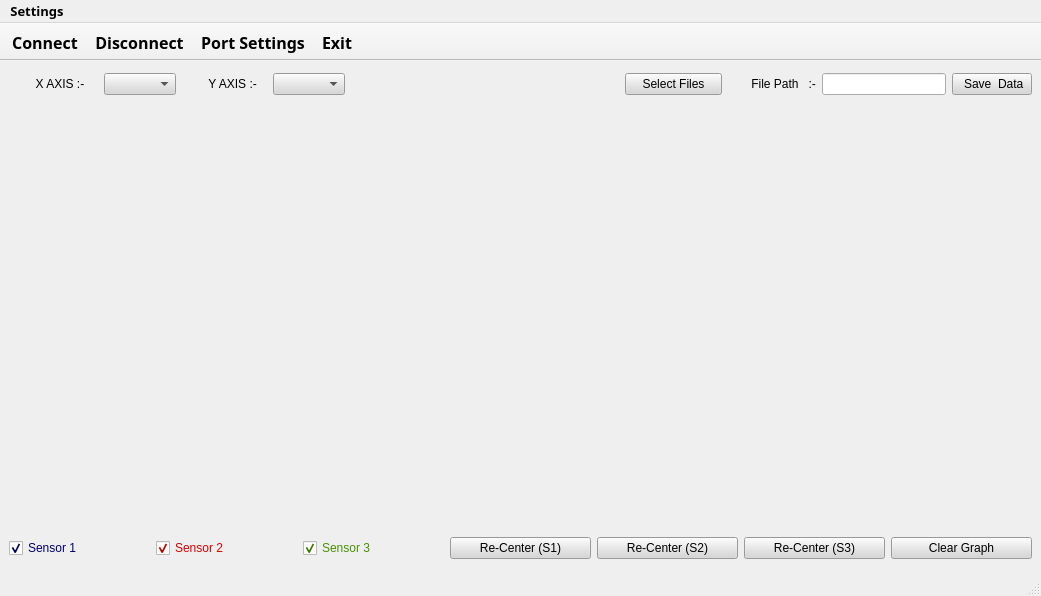
<?xml version="1.0" encoding="UTF-8"?>
<ui version="4.0">
 <class>MainWindow</class>
 <widget class="QMainWindow" name="MainWindow">
  <property name="geometry">
   <rect>
    <x>0</x>
    <y>0</y>
    <width>1041</width>
    <height>596</height>
   </rect>
  </property>
  <property name="windowTitle">
   <string>Graphs using Qt</string>
  </property>
  <widget class="QWidget" name="centralwidget">
   <property name="cursor">
    <cursorShape>PointingHandCursor</cursorShape>
   </property>
   <property name="styleSheet">
    <string notr="true"/>
   </property>
   <layout class="QGridLayout" name="gridLayout">
    <item row="0" column="0">
     <layout class="QHBoxLayout" name="horizontalLayout">
      <item>
       <widget class="QLabel" name="label_2">
        <property name="styleSheet">
         <string notr="true">font: 600 10pt &quot;Segoe UI Semibold&quot;;</string>
        </property>
        <property name="text">
         <string>        X AXIS :-    </string>
        </property>
       </widget>
      </item>
      <item>
       <widget class="QComboBox" name="comboBoxXAxis">
        <property name="styleSheet">
         <string notr="true">font: 10pt &quot;Segoe UI&quot;;
background:rgb(214, 214, 214);
</string>
        </property>
       </widget>
      </item>
      <item>
       <widget class="QLabel" name="label">
        <property name="styleSheet">
         <string notr="true">
font: 600 10pt &quot;Segoe UI Semibold&quot;;</string>
        </property>
        <property name="text">
         <string>        Y AXIS :-   </string>
        </property>
       </widget>
      </item>
      <item>
       <widget class="QComboBox" name="comboBoxYAxis">
        <property name="styleSheet">
         <string notr="true">font: 10pt &quot;Segoe UI&quot;;
background:rgb(214, 214, 214);
</string>
        </property>
       </widget>
      </item>
      <item>
       <spacer name="horizontalSpacer">
        <property name="orientation">
         <enum>Qt::Horizontal</enum>
        </property>
        <property name="sizeHint" stdset="0">
         <size>
          <width>40</width>
          <height>20</height>
         </size>
        </property>
       </spacer>
      </item>
      <item>
       <widget class="QLabel" name="GreenIndicator">
        <property name="toolTip">
         <string>start indicator</string>
        </property>
        <property name="toolTipDuration">
         <number>-5</number>
        </property>
        <property name="text">
         <string/>
        </property>
        <property name="scaledContents">
         <bool>true</bool>
        </property>
        <property name="margin">
         <number>0</number>
        </property>
       </widget>
      </item>
      <item>
       <widget class="QLabel" name="RedIndicator">
        <property name="toolTip">
         <string> stop indicator</string>
        </property>
        <property name="toolTipDuration">
         <number>-5</number>
        </property>
        <property name="text">
         <string/>
        </property>
        <property name="scaledContents">
         <bool>true</bool>
        </property>
        <property name="margin">
         <number>0</number>
        </property>
       </widget>
      </item>
      <item>
       <spacer name="horizontalSpacer_2">
        <property name="orientation">
         <enum>Qt::Horizontal</enum>
        </property>
        <property name="sizeHint" stdset="0">
         <size>
          <width>68</width>
          <height>28</height>
         </size>
        </property>
       </spacer>
      </item>
      <item>
       <widget class="QPushButton" name="LoadfileButton">
        <property name="toolTip">
         <string>Select file to plot</string>
        </property>
        <property name="styleSheet">
         <string notr="true">font: 12pt &quot;Segoe UI&quot;;
background:rgb(214, 214, 214);</string>
        </property>
        <property name="text">
         <string>    Select Files    </string>
        </property>
       </widget>
      </item>
      <item>
       <widget class="QLabel" name="label_3">
        <property name="styleSheet">
         <string notr="true">font: 600 10pt &quot;Segoe UI Semibold&quot;;</string>
        </property>
        <property name="text">
         <string>       File Path   :-</string>
        </property>
       </widget>
      </item>
      <item>
       <widget class="QLineEdit" name="lineEdit_FileName">
        <property name="toolTip">
         <string>File path</string>
        </property>
        <property name="styleSheet">
         <string notr="true">font: 12pt &quot;Segoe UI&quot;;
color:rgb(0, 0, 127);</string>
        </property>
       </widget>
      </item>
      <item>
       <widget class="QPushButton" name="CaptureData">
        <property name="toolTip">
         <string>Click to start capturing data</string>
        </property>
        <property name="toolTipDuration">
         <number>-4</number>
        </property>
        <property name="styleSheet">
         <string notr="true">font: 12pt &quot;Segoe UI&quot;;
background:rgb(214, 214, 214);</string>
        </property>
        <property name="text">
         <string>  Save  Data </string>
        </property>
       </widget>
      </item>
     </layout>
    </item>
    <item row="1" column="0">
     <layout class="QVBoxLayout" name="verticalLayout">
      <item>
       <widget class="QCustomPlot" name="customplot1" native="true"/>
      </item>
      <item>
       <widget class="QCustomPlot" name="customplot2" native="true"/>
      </item>
      <item>
       <widget class="QCustomPlot" name="customplot3" native="true"/>
      </item>
     </layout>
    </item>
    <item row="2" column="0">
     <layout class="QHBoxLayout" name="horizontalLayout_2">
      <item>
       <widget class="QCheckBox" name="checkBoxGraph1">
        <property name="toolTip">
         <string>view sensor 1 data</string>
        </property>
        <property name="toolTipDuration">
         <number>-5</number>
        </property>
        <property name="styleSheet">
         <string notr="true">
color:rgb(0, 0, 112);
font: 600 12pt &quot;Segoe UI Semibold&quot;;
</string>
        </property>
        <property name="text">
         <string>Sensor 1</string>
        </property>
        <property name="checked">
         <bool>true</bool>
        </property>
       </widget>
      </item>
      <item>
       <widget class="QCheckBox" name="checkBoxGraph2">
        <property name="toolTip">
         <string>view sensor 2 data</string>
        </property>
        <property name="toolTipDuration">
         <number>-3</number>
        </property>
        <property name="styleSheet">
         <string notr="true">
color:rgb(218, 0, 0);

font: 600 12pt &quot;Segoe UI Semibold&quot;;</string>
        </property>
        <property name="text">
         <string>Sensor 2</string>
        </property>
        <property name="checked">
         <bool>true</bool>
        </property>
       </widget>
      </item>
      <item>
       <widget class="QCheckBox" name="checkBoxGraph3">
        <property name="toolTip">
         <string>view sensor 3 data</string>
        </property>
        <property name="toolTipDuration">
         <number>-3</number>
        </property>
        <property name="styleSheet">
         <string notr="true">color:rgb(73, 145, 0);

font: 600 12pt &quot;Segoe UI Semibold&quot;;</string>
        </property>
        <property name="text">
         <string>Sensor 3</string>
        </property>
        <property name="checked">
         <bool>true</bool>
        </property>
       </widget>
      </item>
      <item>
       <widget class="QPushButton" name="pushButtonCenter1">
        <property name="toolTip">
         <string>Click to set default scale for graph1</string>
        </property>
        <property name="toolTipDuration">
         <number>-4</number>
        </property>
        <property name="styleSheet">
         <string notr="true">font: 12pt &quot;Segoe UI&quot;;
background:rgb(214, 214, 214);</string>
        </property>
        <property name="text">
         <string>Re-Center (S1)</string>
        </property>
       </widget>
      </item>
      <item>
       <widget class="QPushButton" name="pushButtonCenter2">
        <property name="toolTip">
         <string>Click to set default scale for graph1</string>
        </property>
        <property name="styleSheet">
         <string notr="true">font: 12pt &quot;Segoe UI&quot;;
background:rgb(214, 214, 214);
</string>
        </property>
        <property name="text">
         <string>Re-Center (S2)</string>
        </property>
       </widget>
      </item>
      <item>
       <widget class="QPushButton" name="pushButtonCenter3">
        <property name="toolTip">
         <string>Click to set default scale for graph1</string>
        </property>
        <property name="toolTipDuration">
         <number>-4</number>
        </property>
        <property name="styleSheet">
         <string notr="true">background:rgb(214, 214, 214);
font: 12pt &quot;Segoe UI&quot;;</string>
        </property>
        <property name="text">
         <string>Re-Center (S3)</string>
        </property>
       </widget>
      </item>
      <item>
       <widget class="QPushButton" name="ClearGraph">
        <property name="styleSheet">
         <string notr="true">font: 12pt &quot;Segoe UI&quot;;
background:rgb(214, 214, 214);</string>
        </property>
        <property name="text">
         <string>  Clear Graph  </string>
        </property>
       </widget>
      </item>
     </layout>
    </item>
   </layout>
  </widget>
  <widget class="QMenuBar" name="menubar">
   <property name="geometry">
    <rect>
     <x>0</x>
     <y>0</y>
     <width>1041</width>
     <height>29</height>
    </rect>
   </property>
   <property name="font">
    <font>
     <family>Segoe UI Semibold</family>
     <pointsize>10</pointsize>
     <bold>true</bold>
    </font>
   </property>
   <widget class="QMenu" name="menuSettings">
    <property name="title">
     <string>Settings</string>
    </property>
    <addaction name="actionConnect"/>
    <addaction name="actionDisconnect"/>
    <addaction name="actionPort_Settings"/>
    <addaction name="actionExit"/>
   </widget>
   <addaction name="menuSettings"/>
  </widget>
  <widget class="QToolBar" name="toolBar">
   <property name="font">
    <font>
     <pointsize>10</pointsize>
    </font>
   </property>
   <property name="windowTitle">
    <string>toolBar</string>
   </property>
   <property name="movable">
    <bool>false</bool>
   </property>
   <property name="toolButtonStyle">
    <enum>Qt::ToolButtonTextBesideIcon</enum>
   </property>
   <attribute name="toolBarArea">
    <enum>TopToolBarArea</enum>
   </attribute>
   <attribute name="toolBarBreak">
    <bool>false</bool>
   </attribute>
   <addaction name="actionConnect"/>
   <addaction name="actionDisconnect"/>
   <addaction name="actionPort_Settings"/>
   <addaction name="actionExit"/>
  </widget>
  <widget class="QStatusBar" name="statusBar">
   <property name="font">
    <font>
     <family>Segoe UI Semibold</family>
     <pointsize>12</pointsize>
     <bold>true</bold>
    </font>
   </property>
   <property name="layoutDirection">
    <enum>Qt::LeftToRight</enum>
   </property>
  </widget>
  <action name="actionConnect">
   <property name="checkable">
    <bool>true</bool>
   </property>
   <property name="icon">
    <iconset resource="resources.qrc">
     <normaloff>:/images/connect.png</normaloff>:/images/connect.png</iconset>
   </property>
   <property name="text">
    <string>Connect</string>
   </property>
   <property name="toolTip">
    <string>Connect to serial</string>
   </property>
   <property name="font">
    <font>
     <family>Segoe UI Semibold</family>
     <pointsize>12</pointsize>
     <bold>true</bold>
    </font>
   </property>
  </action>
  <action name="actionDisconnect">
   <property name="icon">
    <iconset resource="resources.qrc">
     <normaloff>:/images/disconnect.png</normaloff>:/images/disconnect.png</iconset>
   </property>
   <property name="text">
    <string>Disconnect</string>
   </property>
   <property name="toolTip">
    <string>Disconnect from serial</string>
   </property>
   <property name="font">
    <font>
     <family>Segoe UI Semibold</family>
     <pointsize>12</pointsize>
     <bold>true</bold>
    </font>
   </property>
  </action>
  <action name="actionPort_Settings">
   <property name="icon">
    <iconset resource="resources.qrc">
     <normaloff>:/images/settings-icon.png</normaloff>:/images/settings-icon.png</iconset>
   </property>
   <property name="text">
    <string>Port Settings</string>
   </property>
   <property name="font">
    <font>
     <family>Segoe UI Semibold</family>
     <pointsize>12</pointsize>
     <bold>true</bold>
    </font>
   </property>
  </action>
  <action name="actionExit">
   <property name="icon">
    <iconset resource="resources.qrc">
     <normaloff>:/images/exit.png</normaloff>:/images/exit.png</iconset>
   </property>
   <property name="text">
    <string>Exit</string>
   </property>
   <property name="font">
    <font>
     <family>Segoe UI Semibold</family>
     <pointsize>12</pointsize>
     <bold>true</bold>
    </font>
   </property>
   <property name="shortcut">
    <string>Ctrl+E</string>
   </property>
  </action>
 </widget>
 <customwidgets>
  <customwidget>
   <class>QCustomPlot</class>
   <extends>QWidget</extends>
   <header>qcustomplot.h</header>
   <container>1</container>
  </customwidget>
 </customwidgets>
 <resources>
  <include location="resources.qrc"/>
 </resources>
 <connections/>
</ui>
